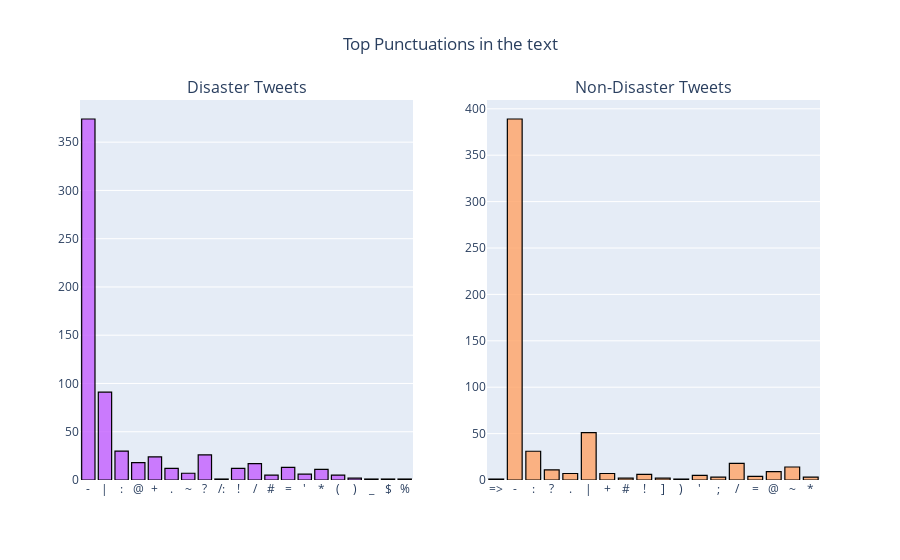

The code cell stored with this chart in its notebook:
### Markdown cell above
Now let's have a look at the punctuations inside our data

### Code cell
values_list = []

def analyze_punctuations(data,func,targetlist):
  
  for label in range(0,len(targetlist)):
    corpus = func(targetlist[label])
    dic = defaultdict(int)
    
    for word in corpus:
        if word in punctuation:
            dic[word] += 1 
    
    x_items, y_values = zip(*dic.items())
    
    values_list.append(x_items)
    values_list.append(y_values)

#analyzing punctuations for 0 and 1 target labels
analyze_punctuations(data,create_corpus,[0,1])

fig = make_subplots(rows=1, cols=2,
                    subplot_titles=("Disaster Tweets", "Non-Disaster Tweets"))
  
fig.add_trace(
    
    go.Bar(x=values_list[0],y=values_list[1],
           marker=dict(color= 'rgba(196, 94, 255,0.8)'),
           marker_line=dict(color='black'),marker_line_width=1.2),
           row=1, col=1
    
).add_trace(
    
    go.Bar(x=values_list[2],y=values_list[3],
          marker=dict(color= 'rgba(255, 163, 102,0.8)'),
          marker_line=dict(color='black'),marker_line_width=1.2),
          row=1, col=2
    
).update_layout(title_text="Top Punctuations in the text",
                title_x=0.5,showlegend=False).show()

# py.plot(fig,filename='Top Punctuations in the text',auto_open=False,show_link=False)

### Figure 1 — Plotly figure (JSON) as saved in the notebook; plotly's stock layout.template omitted (floating-point values rounded to 4 significant figures)
{"data": [{"marker": {"color": "rgba(196, 94, 255,0.8)", "line": {"color": "black", "width": 1.2}}, "type": "bar", "x": ["-", "|", ":", "@", "+", ".", "~", "?", "/:", "!", "/", "#", "=", "'", "*", "(", ")", "_", "$", "%"], "xaxis": "x", "y": [374, 91, 30, 18, 24, 12, 7, 26, 1, 12, 17, 5, 13, 6, 11, 5, 2, 1, 1, 1], "yaxis": "y"}, {"marker": {"color": "rgba(255, 163, 102,0.8)", "line": {"color": "black", "width": 1.2}}, "type": "bar", "x": ["=>", "-", ":", "?", ".", "|", "+", "#", "!", "]", ")", "'", ";", "/", "=", "@", "~", "*"], "xaxis": "x2", "y": [1, 389, 31, 11, 7, 51, 7, 2, 6, 2, 1, 5, 3, 18, 4, 9, 14, 3], "yaxis": "y2"}], "layout": {"annotations": [{"font": {"size": 16}, "showarrow": false, "text": "Disaster Tweets", "x": 0.225, "xanchor": "center", "xref": "paper", "y": 1, "yanchor": "bottom", "yref": "paper"}, {"font": {"size": 16}, "showarrow": false, "text": "Non-Disaster Tweets", "x": 0.775, "xanchor": "center", "xref": "paper", "y": 1, "yanchor": "bottom", "yref": "paper"}], "showlegend": false, "title": {"text": "Top Punctuations in the text", "x": 0.5}, "xaxis": {"anchor": "y", "domain": [0, 0.45], "type": "category", "range": [-0.5, 19.5], "autorange": true}, "xaxis2": {"anchor": "y2", "domain": [0.55, 1], "type": "category", "range": [-0.5, 17.5], "autorange": true}, "yaxis": {"anchor": "x", "domain": [0, 1], "type": "linear", "range": [0, 393.7], "autorange": true}, "yaxis2": {"anchor": "x2", "domain": [0, 1], "type": "linear", "range": [0, 409.5], "autorange": true}, "autosize": true}}
